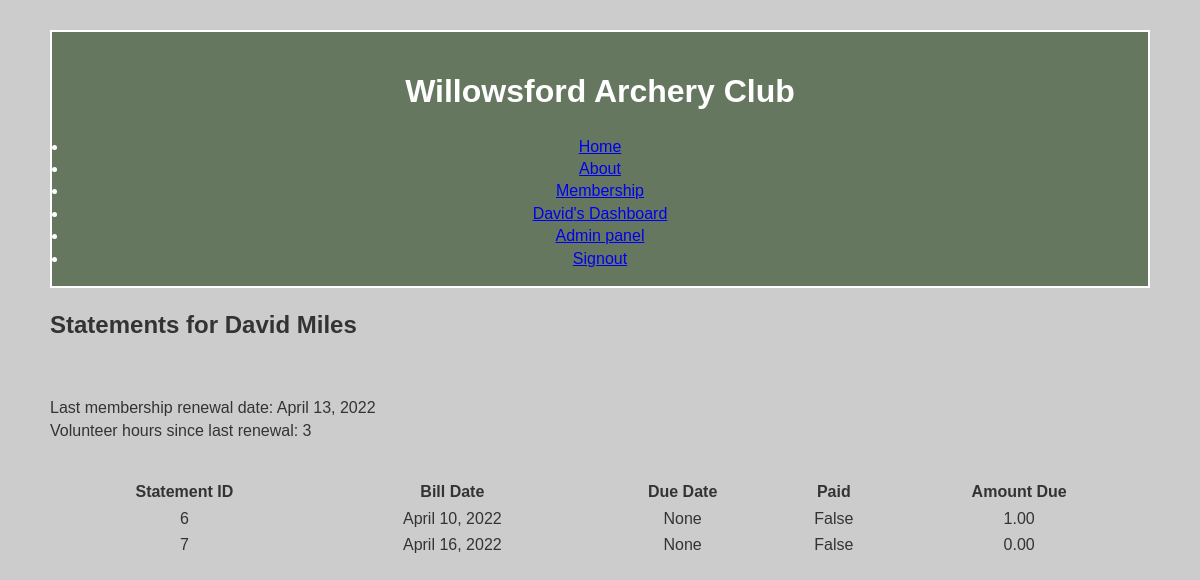
Page /member/statements (signed in) on the earlier database version.
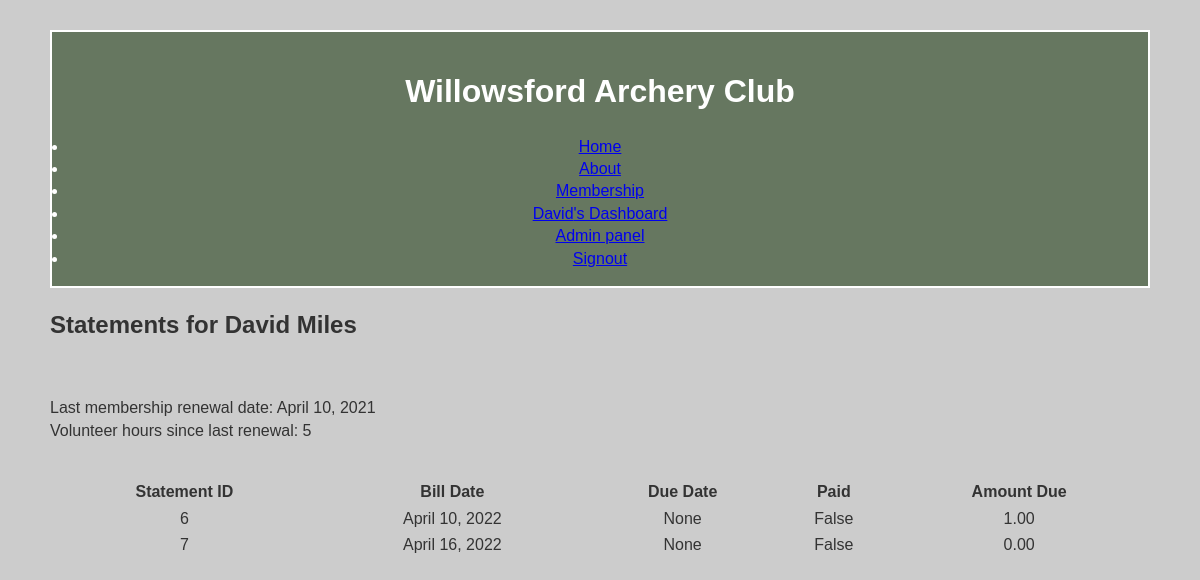
Same page on the later database version.
### Registration/models.py (models this page shows, shortened)
class UserAccount(models.Model):
    user = models.OneToOneField(User, on_delete=models.CASCADE, blank=True, null=True)
    account_id = models.AutoField(primary_key=True)
    fname = models.CharField("First Name", max_length=30)
    mid_initial = models.CharField("Middle Initial", max_length=2, blank=True, null=True)
    lname = models.CharField("Last name", max_length=30)
    gender = models.CharField("Gender", max_length=10, choices=GENDER)
    bday = models.DateField("Birthday")
    street = models.CharField("Street Address", max_length=30)
    city = models.CharField(max_length=30, default="Aldie")
    state = models.CharField(max_length=30, choices=STATES, default="Virginia")
    zip = models.CharField(max_length=5, blank=False, null=False)
    phonenumber = PhoneNumberField("Phone Number", blank=True)
    approved = models.BooleanField(default=False)
    membershipType = models.CharField("Membership Type", max_length=30, choices=MEMBERSHIP_TYPE, default="Individual")
    officer = models.BooleanField(default=False)
    willowsfordWaiverSigned = models.BooleanField("Willowsford Waiver Signed", default=False)
    willowsfordWaiverSignedInitials = models.CharField("Willowsford Waiver Initials", blank=True, null=True, max_length=5)
    willowsfordWaiverSignedDate = models.DateField("Willowsford Waiver Signed Date", blank=True, null=True, default=datetime.date.today)
    archeryClubWaiverSigned = models.BooleanField("Archery Club Waiver Signed", default=False)
    archeryClubWaiverSignedInitials = models.CharField("Archery Club Waiver Initials", blank=True, null=True, max_length=5)
    archeryClubWaiverSignedDate = models.DateField("Archery Club Waiver Signed Date", blank=True, null=True, default=datetime.date.today)
    rulesOfConductWaiverSigned = models.BooleanField("Rules of Conduct Waiver Signed", default=False)
    rulesOfConductWaiverSignedInitials = models.CharField("Rules of Conduct Waiver Initials", blank=True, null=True, max_length=5)
    rulesOfConductWaiverSignedDate = models.DateField("Rules of ConductWaiver Signed Date", blank=True, null=True, default=datetime.date.today)

### MemberManagement/views.py (the view)
# urls.py: path('statements', views.statements, name='statements'),
@login_required(login_url='signIn')
def statements(request):
    user = User.objects.get(username=request.user)
    try:
        check_ins = CheckIn.objects.filter(account_id=user.useraccount).filter(checkin_type='V')
        waiver_date = user.useraccount.willowsfordWaiverSignedDate
        volunteer_sum = 0
        for i in check_ins:
            if i.date > waiver_date:
                time = i.time_out.hour - i.time_in.hour
            volunteer_sum = volunteer_sum + time
        statements = Statement.objects.filter(account_id=user.useraccount).all()
        statement_total = Statement.objects.filter(account_id=user.useraccount).filter(paid=False).aggregate(tot_balance=Sum('amount_due'))
        total_balance = statement_total['tot_balance']
    except Statement.DoesNotExist:
        statement = None
    return render(request, 'MemberManagement/statements.html', {'statements': statements, 'total_balance': total_balance,
                                                                'waiver_date': waiver_date, 'volunteer_sum': volunteer_sum})

### templates/MemberManagement/statements.html (shortened to what this page needs)
{% extends 'MemberManagement/dashboard.html' %}
{% load static %}
{% block content %}
<body>
    <h2> Statements for {{ request.user.useraccount.fname }} {{ request.user.useraccount.lname }}</h2>
    <p> Last membership renewal date: {{ waiver_date }} <br> Volunteer hours since last renewal: {{ volunteer_sum }} </p>
    <div class="">
        <table class="table">
        <tr class="table-header">
            <td> Statement ID </td>
            <td> Bill Date </td>
            <td> Due Date </td>
            <td> Paid </td>
            <td> Amount Due </td>
        </tr>
    {% for statement in statements %}
        <tr class="active">
            <td> {{statement.statement_id}}</td>
            <td> {{statement.bill_date}} </td>
            <td> {{statement.due_date}}</td>
            <td> {{statement.paid}}</td>
            <td> {{statement.amount_due}}</td>
        </tr>
    {% endfor %}
    </table>
    </div>
</body>
{% endblock content %}

Differences in the rows shown:
changed UserAccount: willowsfordWaiverSignedDate "April 13, 2022" → "April 10, 2021"
Other differences:
{{ volunteer_sum }}: "3" → "5"
